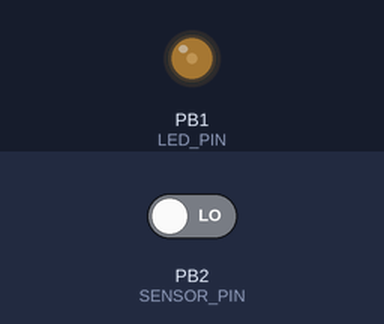
A sketch run on a simulated ATtiny85, built with avr-gcc and run on an emulated ATtiny85. Parts: output pins drawn as LEDs (lit = HIGH). Dashed ring = blinking. Inputs (shaded band) come from the test bench; at power-on: PB2 (SENSOR_PIN) LOW.

Above: at 3.76 s.
3.8 s: PB2 (SENSOR_PIN) driven HIGH
At 4.05 s:
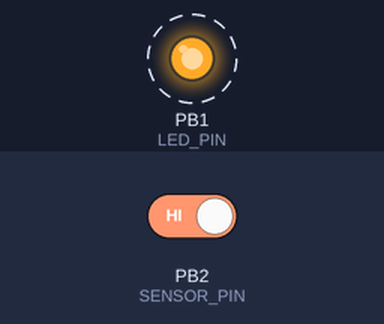
6.8 s: PB2 (SENSOR_PIN) driven LOW
At 8.74 s:
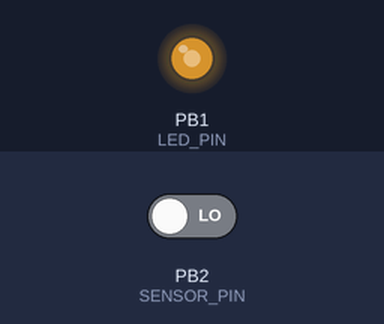
Timing chart, 0 to 15.8 s (numbered marks = the images above; inputs shaded):
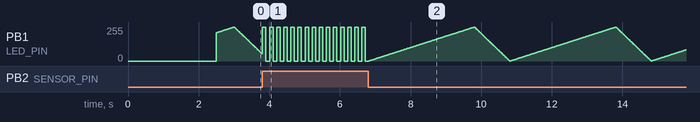

The sketch:

attiny_ld2410c_fixed.ino
```cpp
/*
 * ATtiny85 Digispark - HLK-LD2410C mmWave Radar (OPTIMIZED)
 *
 * Optimalizováno pro ATtiny85: minimální RAM, efektivní kód
 *
 * Hardware:
 * - LD2410C OUT → P2 (PB2)
 * - LED → P1 (PB1)
 * - LD2410C VCC → 5V
 * - LD2410C GND → GND
 */

#include <DigiKeyboard.h>

// Pin definitions
#define SENSOR_PIN 2
#define LED_PIN 1

// Timing constants (optimized for ATtiny85)
#define DEBOUNCE_TIME 500UL
#define SEND_INTERVAL 1000UL
#define HEARTBEAT_INTERVAL 5000UL
#define BLINK_FAST 100UL
#define FADE_IN_TIME 3000UL   // 2 seconds fade in
#define FADE_OUT_TIME 1000UL  // 3 seconds fade out
#define FADE_TOTAL_TIME (FADE_IN_TIME + FADE_OUT_TIME)  // 5s total cycle

// State machine (uint8_t saves RAM vs enum)
#define STATE_LOW 0
#define STATE_HIGH 1
#define STATE_DEBOUNCING_HIGH 2
#define STATE_DEBOUNCING_LOW 3

// Global state (minimized RAM usage)
static uint8_t state = STATE_LOW;
static uint8_t sendCount = 0;
static uint8_t ledState = 0;
static char pendingChar = 0;
static uint16_t fadeStartTime = 0;      // For fade timing
static uint16_t stateChangeTime = 0;
static uint16_t nextSendTime = 0;
static uint16_t lastHeartbeat = 0;
static uint16_t lastBlinkTime = 0;      // For fast blink only

void setup() {
  // Configure pins
  pinMode(SENSOR_PIN, INPUT);
  pinMode(LED_PIN, OUTPUT);

  // USB initialization
  DigiKeyboard.delay(2000);
  DigiKeyboard.sendKeyStroke(0);
  DigiKeyboard.delay(500);

  // Initialize state
  state = STATE_LOW;
  sendCount = 0;
  pendingChar = 0;
  ledState = 0;
  fadeStartTime = 0;
  analogWrite(LED_PIN, 0);
}

void loop() {
  uint16_t now = (uint16_t)millis();  // 16-bit sufficient for intervals

  // Read sensor once per loop
  uint8_t sensorHigh = digitalRead(SENSOR_PIN);

  // LED control: fast blink when detected, fade when idle
  if (sensorHigh) {
    // Fast blinking during detection
    if ((uint16_t)(now - lastBlinkTime) >= BLINK_FAST) {
      lastBlinkTime = now;
      ledState ^= 1;
      digitalWrite(LED_PIN, ledState);
    }
  } else {
    // Smooth fade in/out when no detection
    uint16_t fadeElapsed = (uint16_t)(now - fadeStartTime);

    if (fadeElapsed >= FADE_TOTAL_TIME) {
      fadeStartTime = now;  // Restart cycle
      fadeElapsed = 0;
    }

    uint8_t brightness;
    if (fadeElapsed < FADE_IN_TIME) {
      // Fade in: 0 -> 255 over 2 seconds
      brightness = (uint8_t)((fadeElapsed * 255UL) / FADE_IN_TIME);
    } else {
      // Fade out: 255 -> 0 over 3 seconds
      uint16_t fadeOutElapsed = fadeElapsed - FADE_IN_TIME;
      brightness = 255 - (uint8_t)((fadeOutElapsed * 255UL) / FADE_OUT_TIME);
    }

    analogWrite(LED_PIN, brightness);
  }

  // State machine (optimized for size and speed)
  switch (state) {
    case STATE_LOW:
      if (sensorHigh) {
        state = STATE_DEBOUNCING_HIGH;
        stateChangeTime = now;
      }
      break;

    case STATE_HIGH:
      if (!sensorHigh) {
        state = STATE_DEBOUNCING_LOW;
        stateChangeTime = now;
      }
      break;

    case STATE_DEBOUNCING_HIGH:
      if (!sensorHigh) {
        state = STATE_LOW;  // False alarm
      } else if ((uint16_t)(now - stateChangeTime) >= DEBOUNCE_TIME) {
        state = STATE_HIGH;
        pendingChar = 'p';
        sendCount = 3;
        nextSendTime = now;
        lastHeartbeat = now;
      }
      break;

    case STATE_DEBOUNCING_LOW:
      if (sensorHigh) {
        state = STATE_HIGH;  // Still detected
      } else if ((uint16_t)(now - stateChangeTime) >= DEBOUNCE_TIME) {
        state = STATE_LOW;
        pendingChar = 'o';
        sendCount = 3;
        nextSendTime = now;
      }
      break;
  }

  // Send scheduled keys (3x with 1s spacing)
  if (sendCount > 0 && (uint16_t)(now - nextSendTime) < 32768U) {
    DigiKeyboard.write(pendingChar);  // More efficient than print
    sendCount--;
    if (sendCount > 0) {
      nextSendTime = now + SEND_INTERVAL;
    } else {
      pendingChar = 0;
    }
  }

  // Heartbeat: send 'p' every 5s while HIGH
  if (state == STATE_HIGH && sendCount == 0) {
    if ((uint16_t)(now - lastHeartbeat) >= HEARTBEAT_INTERVAL) {
      DigiKeyboard.write('p');
      lastHeartbeat = now;
    }
  }

  DigiKeyboard.delay(10);  // USB polling
}
```
